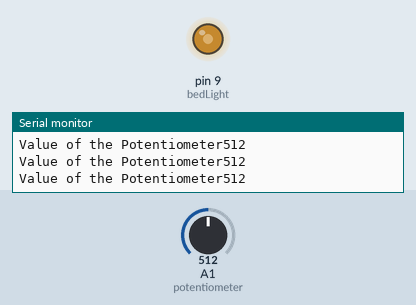
This sketch was run on a simulated Arduino Uno, built with avr-gcc and run on an emulated ATmega328P. Shown: output pins drawn as LEDs (lit = HIGH), the last lines printed to the serial monitor. The test bench sets the inputs (shaded band); at power-on: A1 (potentiometer) = 512.

Above: at 1.2 s.
1.3 s: A1 (potentiometer) set to 1023
At 2.3 s:
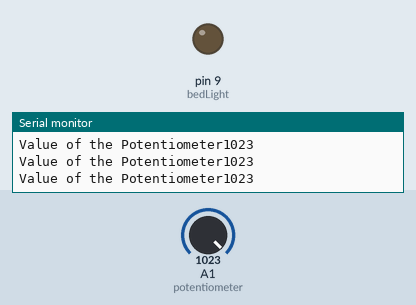
2.9 s: A1 (potentiometer) set to 1010
5.9 s: A1 (potentiometer) set to 987
8.9 s: A1 (potentiometer) set to 716
At 9.9 s:
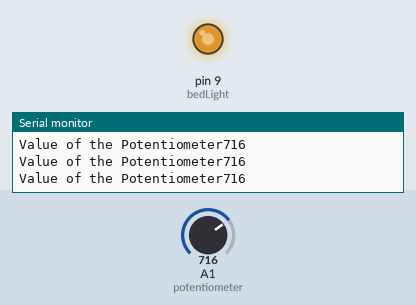
10.4 s: A1 (potentiometer) set to 122
At 11.6 s:
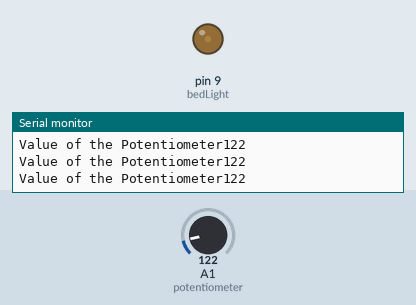
11.9 s: A1 (potentiometer) set to 0
At 13.2 s:
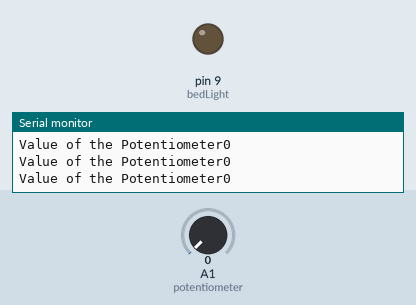
Timing chart, 0 to 14.4 s (numbered marks = the images above; inputs shaded):
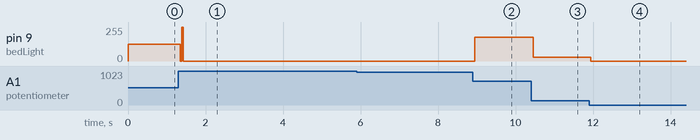

Measured:
- after the input at 1.3 s, pin 9 (bedLight): 127/255 → 0/255 after 0.05 s
- after the input at 8.9 s, pin 9 (bedLight): 0/255 → 178/255 at once
- after the input at 10.4 s, pin 9 (bedLight): 178/255 → 30/255 after 0.06 s
- after the input at 11.9 s, pin 9 (bedLight): 30/255 → 0/255 at once

The sketch:

lightIntensity.ino
```cpp
int potentiometer = 1;
int bedLight = 9;
//The bulb accepts a range from 0 to 255
//The potentiometer accepts a range from 0 to 1023 which is the normal bits of a computer
void setup() {
  // put your setup code here, to run once:
  pinMode(bedLight,OUTPUT);
  pinMode(potentiometer, INPUT);
  Serial.begin(9600);
}

void loop() {

  // put your main code here, to run repeatedly:
  int potentiometerValue = analogRead(potentiometer);
  Serial.print("Value of the Potentiometer");
  Serial.println(potentiometerValue);
  int mappedValue = map(potentiometerValue,0,1023,0,255);

  analogWrite(bedLight,mappedValue);

  //Control the light based on incoming light intensity
  if(potentiometerValue > 850){
    digitalWrite(bedLight,LOW);
  }

}
```
